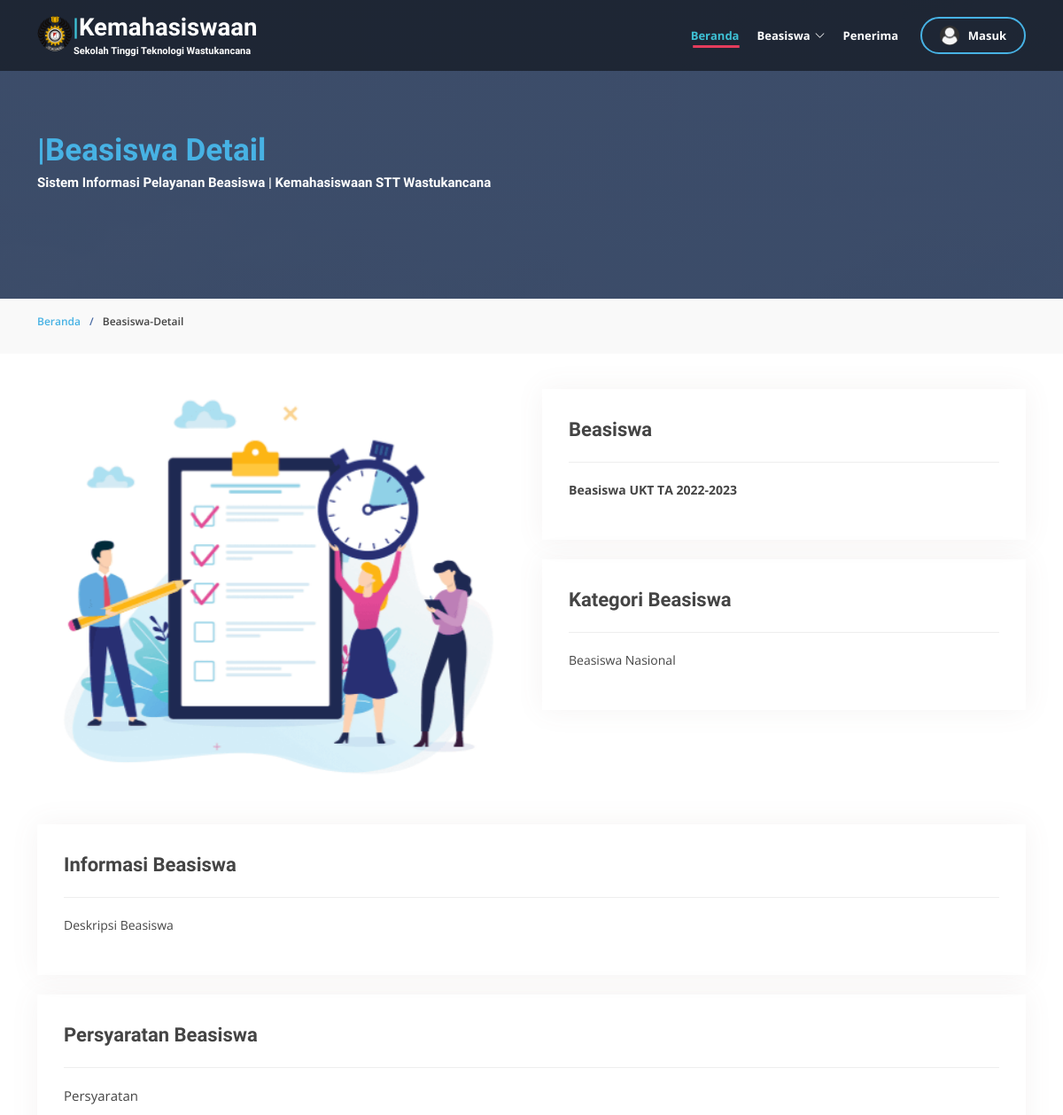
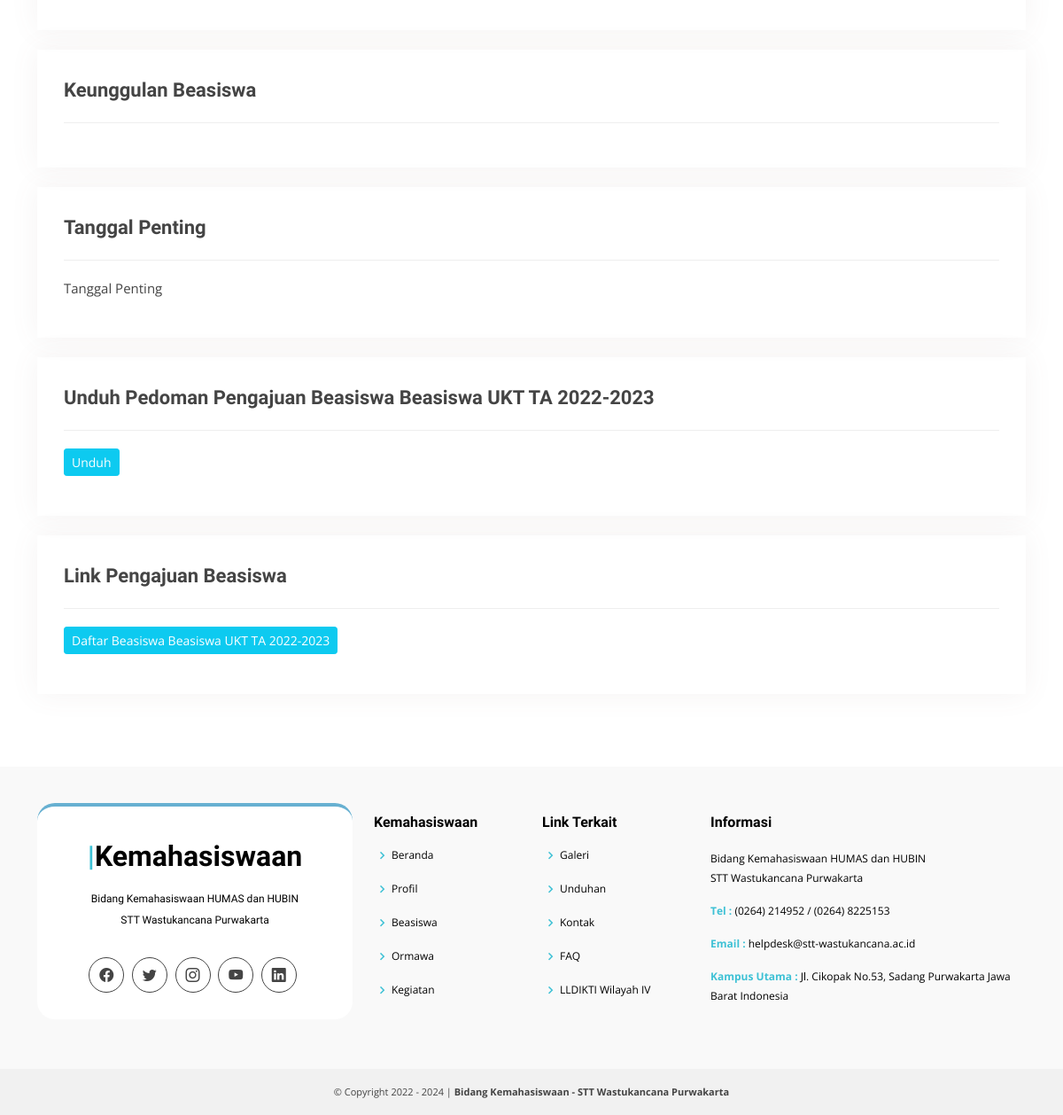
The app's page /beasiswa_detail/beasiswa-ukt-ta-2022-2023.html with its own data (2 pictures, top to bottom).
### tables this page shows
CREATE TABLE `beasiswa` (
  `id_beasiswa` int(11) NOT NULL,
  `nama` varchar(100) NOT NULL,
  `persyaratan` text NOT NULL,
  `deskripsi` text NOT NULL,
  `keunggulan` text NOT NULL,
  `tanggal_penting` text NOT NULL,
  `kategori` varchar(100) NOT NULL,
  `link_pendaftaran` varchar(200) NOT NULL,
  `gambar` varchar(255) NOT NULL,
  `tanggal` timestamp NOT NULL DEFAULT current_timestamp(),
  `status` varchar(50) NOT NULL,
  `beasiswa_slug` varchar(200) NOT NULL
);

### application/models/m_post.php (called while the page is built, shortened)
<?php
class M_post extends CI_Model{
	public function get_beasiswa_by_slug($slug){
		$data=$this->db->query("SELECT * FROM beasiswa WHERE beasiswa_slug='$slug'");
		return $data;
	}
}
?>

### application/controllers/Beasiswa.php (called while the page is built, shortened)
<?php
class Beasiswa extends CI_Controller {
	function __construct() {
        $this->load->model('m_post');
    }
	public function detail($slug){
		$data['beasiswa']=$this->m_post->get_beasiswa_by_slug($slug);
		$this->load->view('kategori/v_beasiswa_detail', $data);
	}
}

### index.php (called while the page is built, shortened)
<?php
require_once BASEPATH.'core/CodeIgniter.php';

### application/views/kategori/v_beasiswa_detail.php (the view, shortened to what this page needs)
<?php
  foreach ($beasiswa->result_array() as $b) :
  $beasiswa_nama=$b['nama'];
  $beasiswa_persyaratan=$b['persyaratan'];
  $beasiswa_deskripsi=$b['deskripsi'];
  $beasiswa_tanggal_penting=$b['tanggal_penting'];
  $beasiswa_kategori=$b['kategori'];
  $beasiswa_link_pendaftaran=$b['link_pendaftaran'];
  $beasiswa_gambar=$b['gambar'];
?>
?><!DOCTYPE html>
<html lang="en">
<head>
  <?php $this->load->view('layout/v_script');?>
</head>
<body>
  <?php $this->load->view('layout/v_header_bea');?>
    <section id="cta" class="cta">
      <div class="container" data-aos="zoom-in">
        <div class="row">
          <div class="col-lg-9 text-center text-lg-start">
            <h2><a href="#"><span>|</span>Beasiswa Detail</a></h2>
            <h3>Sistem Informasi Pelayanan Beasiswa | Kemahasiswaan STT Wastukancana</h3>
          </div>
        </div>
      </div>
    </section>
    <section id="breadcrumbs" class="breadcrumbs">
      <div class="container"  data-aos="zoom-in">
        <ol>
          <li><a href="<?php echo base_url().'beasiswa'?>">Beranda</a></li>
          <li>Beasiswa-Detail</li>
        </ol>
      </div>
    </section>
    <section id="portfolio-details" class="portfolio-details">
      <div class="container">
        <div class="row gy-4">
          <div class="col-lg-6">
            <div class="portfolio-details-slider swiper-container">
              <div class="swiper-wrapper align-items-center">
                  <img src="<?php echo base_url().'theme/assets/img/beasiswa/'.$beasiswa_gambar;?>" alt="kegiatan-detail">
              </div>
            </div>
          </div>
          <div class="col-lg-6">
            <div class="portfolio-info">
              <h3>Beasiswa</h3>
              <p>
                <strong><?php echo $beasiswa_nama;?></strong>
              </p>
            </div>
            <br>
            <div class="portfolio-info">
              <h3>Kategori Beasiswa</h3>
              <p>
                <?php
                  if ($beasiswa_kategori=='') {
                    echo '<span class="badge badge-danger">Perlu diinput Kategori Beasiswa</span>';
                  }else if ($beasiswa_kategori=='lokal') {
                    echo 'Beasiswa Lokal';
                  }else if ($beasiswa_kategori=='wilayah') {
                    echo 'Beasiswa Wilayah';
                  }else if ($beasiswa_kategori=='nasional') {
                    echo 'Beasiswa Nasional';
                  }else if ($beasiswa_kategori=='internasional') {
                    echo 'Beasiswa Internasional';
                  }
                ?>
              </p>
            </div>
            <br>
          </div>
          <div class="col-lg-12">
            <div class="portfolio-info">
              <h3>Informasi Beasiswa</h3>
              <p>
                <?php echo $beasiswa_deskripsi;?>
              </p>
            </div>
            <br>
            <div class="portfolio-info">
              <h3>Persyaratan Beasiswa</h3>
              <ul>
                <li><?php echo $beasiswa_persyaratan;?></li>
              </ul>
            </div>
            <br>
            <div class="portfolio-info">
              <h3>Keunggulan Beasiswa</h3>
            </div>
            <br>
            <div class="portfolio-info">
              <h3>Tanggal Penting</h3>
              <ul>
                <li><?php echo $beasiswa_tanggal_penting;?></li>
              </ul>
            </div>
            <br>
            <div class="portfolio-info">
              <h3>Unduh Pedoman Pengajuan Beasiswa <?php echo $beasiswa_nama;?></h3>
              <p>
                <a href="<?php echo site_url('unduhan');?>" class="btn btn-sm btn-info" style="color: white;" target='_blank'>Unduh</a>
              </p>
            </div>
            <br>
            <div class="portfolio-info">
              <h3>Link Pengajuan Beasiswa</h3>
              <p>
                <a href="<?php echo $beasiswa_link_pendaftaran;?>" class="btn btn-sm btn-info" style="color: white;" target='_blank'>Daftar Beasiswa <?php echo $beasiswa_nama;?></a>
              </p>
            </div>
            <br>
          </div>
        </div>
      </div>
    </section>
    <?php endforeach;?>
</body>
</html>

### application/views/layout/v_header_bea.php (shortened to what this page needs)
<header id="header" class="fixed-top d-flex align-items-center">
  <div class="container d-flex justify-content-between">
    <div class="logo">
      <h1><a href="<?php echo base_url().''?>"><img src ="<?php echo base_url().'theme/assets/img/hero/logo-navbar.png'?>"><span>|</span>Kemahasiswaan</a></h1>
      <h4>Sekolah Tinggi Teknologi Wastukancana</h4>
    </div>
    <?php
    if($this->session->userdata('status')=='mhs'){ ?>
    <nav id="navbar" class="navbar">
      <ul>
        <li><a class="nav-link scrollto active" href="<?php echo base_url().'beasiswa'?>">Beranda</a></li>
        <li class="dropdown"><a href="#"><span>Beasiswa</span><i class="bi bi-chevron-down"></i></a>
          <ul>
            <li><a href="<?php echo base_url().'./beasiswa/lokal'?>">Lokal</a></li>
            <li>
              <hr class="dropdown-divider">
            </li>
            <li><a href="<?php echo base_url().'./beasiswa/wilayah'?>">Wilayah</a></li>
            <li>
              <hr class="dropdown-divider">
            </li>
            <li><a href="<?php echo base_url().'./beasiswa/nasional'?>">Nasional</a></li>
            <li>
              <hr class="dropdown-divider">
            </li>
            <li><a href="<?php echo base_url().'./beasiswa/internasional'?>">Internasional</a></li>
          </ul>
        </li>
        <li><a href="<?php echo base_url().'./beasiswa/beasiswa_penerima'?>">Penerima</a></li>
        <li class="dropdown"><a href="#"><img src="<?php echo base_url().'theme/assets/img/beasiswa/user.jpg'?>" class="rounded-circle"><span><?php echo $this->session->userdata('nama') ?></span> <i class="bi bi-chevron-down"></i></a>
          <ul class="dropdown-menu dropdown-menu-end dropdown-menu-arrow profile">
            <li><a href="<?php echo base_url().'./profil'?>"><b>Akun</b></a></li>
            <li>
              <hr class="dropdown-divider">
            </li>
            <li><a href="<?php echo base_url().'./profil/beasiswa'?>"><b>Beasiswaku</b></a></li>
            <li>
              <hr class="dropdown-divider">
            </li>
            <li><a href="<?php echo base_url().'admin/kemahasiswaan/masuk_bea_mhs/logout'?>" onClick="return confirm('Apakah anda ingin Logout ?')">Keluar</a></li>
          </ul>
        </li>
      </ul>
      <i class="bi bi-list mobile-nav-toggle"></i>
    </nav>
    <?php }
    else{ ?>
    <nav style="font-weight: 700px;" id="navbar" class="navbar">
      <ul>
        <li><a class="nav-link scrollto active" href="<?php echo base_url().'beasiswa'?>">Beranda</a></li>
        <li class="dropdown"><a href="#"><span>Beasiswa</span><i class="bi bi-chevron-down"></i></a>
        </li>
        <li><a href="<?php echo base_url().'./beasiswa/beasiswa_penerima'?>">Penerima</a></li>
        <li><a class="getstarted" href="<?php echo base_url().'beasiswa/masuk'?>"><img src="<?php echo base_url().'theme/assets/img/beasiswa/user.jpg'?>" class="rounded-circle"> Masuk</a></li>
      </ul>
    </nav>
    <?php } ?>
  </div>
</header>

### theme/assets/css/variables.css (style rules this page uses)
:root { --font-default: 'Open Sans', system-ui, -apple-system, "Segoe UI", Roboto, "Helvetica Neue", Arial, "Noto Sans", "Liberation Sans", sans-serif, "Apple Color Emoji", "Segoe UI Emoji", "Segoe UI Symbol", "Noto Color Emoji"; --font-primary: 'Source Sans Pro', sans-serif; --font-secondary: 'Poppins', sans-serif; --color-default: #1a1f24; --color-default-rgb: 26, 31, 36; --color-links: #0ea2bd; --color-links-hover: #1ec3e0; --color-primary: #0ea2bd; --color-primary-light: #1ec3e0; --color-primary-dark: #0189a1; --color-primary-rgb: 14, 162, 189; --color-primary-light-rgb: 30, 195, 224; --color-primary-dark-rgb: 1, 137, 161; --color-secondary: #485664; --color-secondary-light: #8f9fae; --color-secondary-dark: #3a4753; --color-secondary-rgb: 72, 86, 100; --color-secondary-light-rgb: 143, 159, 174; --color-secondary-dark-rgb: 58, 71, 83; --color-blue: #0d6efd; --color-blue-rgb: 13, 110, 253; --color-indigo: #6610f2; --color-indigo-rgb: 102, 16, 242; --color-purple: #6f42c1; --color-purple-rgb: 111, 66, 193; --color-pink: #f3268c; --color-pink-rgb: 243, 38, 140; --color-red: #df1529; --color-red-rgb: 223, 21, 4; --color-orange: #fd7e14; --color-orange-rgb: 253, 126, 20; --color-yellow: #ffc107; --color-yellow-rgb: 255, 193, 7; --color-green: #059652; --color-green-rgb: 5, 150, 82; --color-teal: #20c997; --color-teal-rgb: 32, 201, 151; --color-cyan: #0dcaf0; --color-cyan-rgb: 13, 202, 240; --color-white: #ffffff; --color-white-rgb: 255, 255, 255; --color-gray: #6c757d; --color-gray-rgb: 108, 117, 125; --color-black: #000000; --color-black-rgb: 0, 0, 0; }
:root { --bs-blue: var(--color-blue); --bs-indigo: var(--color-indigo); --bs-purple: var(--color-purple); --bs-pink: var(--color-pink); --bs-red: var(--color-red); --bs-orange: var(--color-orange); --bs-yellow: var(--color-yellow); --bs-green: var(--color-green); --bs-teal: var(--color-teal); --bs-cyan: var(--color-cyan); --bs-white: var(--color-white); --bs-gray: var(--color-gray); --bs-gray-dark: #343a40; --bs-gray-100: #f8f9fa; --bs-gray-200: #e9ecef; --bs-gray-300: #dee2e6; --bs-gray-400: #ced4da; --bs-gray-500: #adb5bd; --bs-gray-600: #6c757d; --bs-gray-700: #495057; --bs-gray-800: #343a40; --bs-gray-900: #212529; --bs-primary: var(--color-blue); --bs-secondary: var(--color-blue); --bs-success: #198754; --bs-info: #0dcaf0; --bs-warning: #ffc107; --bs-danger: #dc3545; --bs-light: #f8f9fa; --bs-dark: #212529; --bs-primary-rgb: var(--color-primary-rgb); --bs-secondary-rgb: var(--color-secondary-rgb); --bs-success-rgb: 25, 135, 84; --bs-info-rgb: 13, 202, 240; --bs-warning-rgb: 255, 193, 7; --bs-danger-rgb: 220, 53, 69; --bs-light-rgb: 248, 249, 250; --bs-dark-rgb: 33, 37, 41; --bs-white-rgb: var(--color-white-rgb); --bs-black-rgb: var(--color-black-rgb); --bs-body-color-rgb: var(--color-default-rgb); --bs-body-bg-rgb: 255, 255, 255; --bs-font-sans-serif: var(--font-default); --bs-font-monospace: SFMono-Regular, Menlo, Monaco, Consolas, "Liberation Mono", "Courier New", monospace; --bs-gradient: linear-gradient(180deg, rgba(255, 255, 255, 0.15), rgba(255, 255, 255, 0)); --bs-body-font-family: var(--font-default); --bs-body-font-size: 1rem; --bs-body-font-weight: 400; --bs-body-line-height: 1.5; --bs-body-color: var(--color-default); --bs-body-bg: #fff; }

### records on screen
beasiswa: gambar (picture), nama "Beasiswa UKT TA 2022-2023", kategori "Beasiswa Nasional", deskripsi "Deskripsi Beasiswa", persyaratan "Persyaratan", tanggal_penting "Tanggal Penting"
